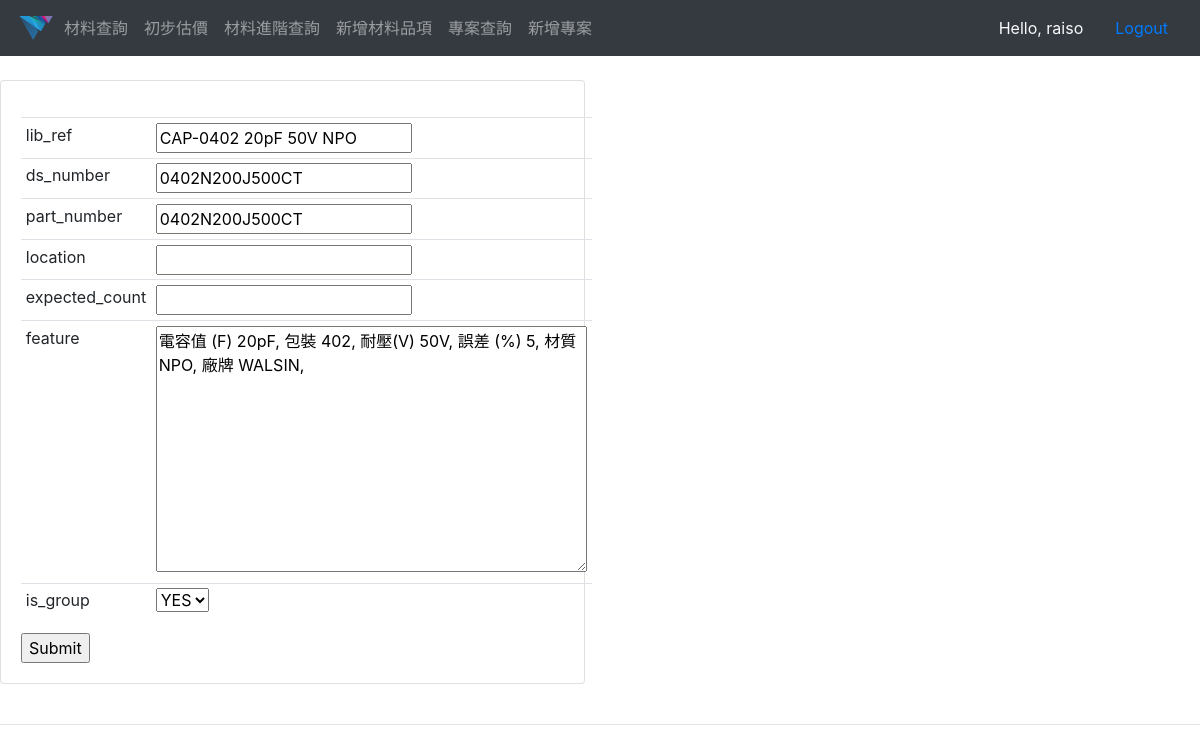
The page /update_item/1004/ (signed in) on the database its author committed.
### material_management_system/models.py (models this page shows, shortened)
class Item(models.Model):
    STATUS = (
        ('YES', 'YES'),
        ('NO', 'NO'),
    )
    lib_ref = models.CharField(max_length=50, blank=True)
    ds_number = models.CharField(max_length=20, unique=True)
    part_number = models.CharField(max_length=50, null=True, blank=True)
    location = models.CharField(max_length=200, null=True, blank=True)
    expected_count = models.IntegerField(null=True)
    feature = models.TextField(blank=True, null=True)
    date_created = models.DateTimeField(auto_now_add=True)
    free_count = models.IntegerField(default=0)
    unavailable_count = models.IntegerField(default=0)
    is_group = models.CharField(max_length=5, choices=STATUS, default='YES')

### material_management_system/views.py (the view, shortened to what this page needs)
# urls.py: path('update_item/<str:pk>/', views.update_item, name="update_item"),
@login_required(login_url='login')
def update_item(request, pk):
    item = Item.objects.get(id=pk)
    form = ItemForm(instance=item)
    info = str()
    context = {'form': form, 'info': info}
    return render(request, 'new_item.html', context)

### material_management_system/forms.py
class ItemForm(ModelForm):
    lib_ref = forms.CharField(label="Lib Ref")
    ds_number = forms.CharField(label="DS Number")
    part_number = forms.CharField(label="Part Number")
    location = forms.CharField(label="存放位置")
    expected_count = forms.IntegerField(label="期望庫存")
    class Meta:
        model = Item
        fields = '__all__'
        exclude = ['free_count', 'unavailable_count']

### templates/new_item.html (shortened to what this page needs)
{% extends 'main.html' %}
{% block content %}
<br>
<div class="row">
	<div class="col-md-6">
		<div class="card card-body">
			<form action="" method="POST">
            <table class="table table-sm">
                {% for it in form %}
                    <tr>
                    <td>{{ it.name }}</td>
                    <td>{{ it }}</td>
                    </tr>
                {% endfor %}
            </table>
				<input type="submit" name="Submit">
			</form>
		</div>
	</div>
</div>
<br>
{% endblock %}

### templates/navbar.html (shortened to what this page needs)
{% load static %}
<nav class="navbar navbar-expand-lg navbar-dark bg-dark">
    <img src="{% static 'images/logo.png' %}" alt="DS_LOGO" height="40">
    <div class="collapse navbar-collapse" id="navbarNav">
        <ul class="navbar-nav">
            <li class="nav-item">
                <a class="nav-link" href="{% url 'material_search' %}">材料查詢</a>
            </li>
            <li class="nav-item">
                <a class="nav-link" href="{% url 'materials_price' %}">初步估價</a>
            </li>
            <li class="nav-item">
                <a class="nav-link" href="{% url 'material_detail_search' %}">材料進階查詢</a>
            </li>
            <li class="nav-item">
                <a class="nav-link" href="{% url 'new_item' %}">新增材料品項</a>
            </li>
            <li class="nav-item">
                <a class="nav-link" href="{% url 'project_search' %}">專案查詢</a>
            </li>
            <li class="nav-item">
                <a class="nav-link" href="{% url 'new_project' %}">新增專案</a>
            </li>
        </ul>
    </div>
  <span class="hello-msg nav-link text-light" >Hello, {{request.user}}</span>
  <span ><a  class="hello-msg nav-link" href="{% url 'logout' %}">Logout</a></span>
</nav>

### rows shown on the page
Item: form "CAP-0402 20pF 50V NPO" "0402N200J500CT" "0402N200J500CT" "電容值 (F) 20pF, 包裝 402, 耐壓(V) 50V, 誤差 (%) 5, 材質 NPO, 廠牌 WALSIN," "YES"

### other values the page prints
{{ request.user }} "raiso"
{{ it.name }} "lib_ref" "ds_number" "part_number" "location" "expected_count" "feature" "is_group"
